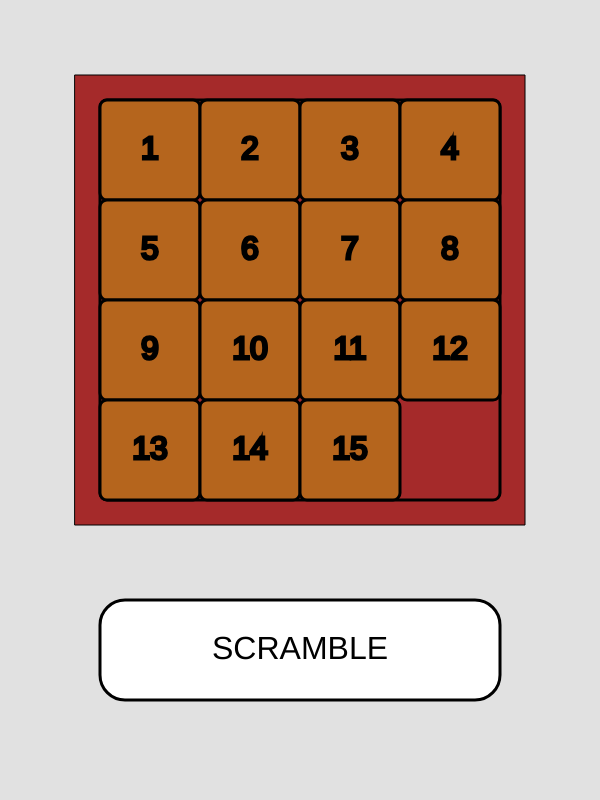
Frame 1 (no input)
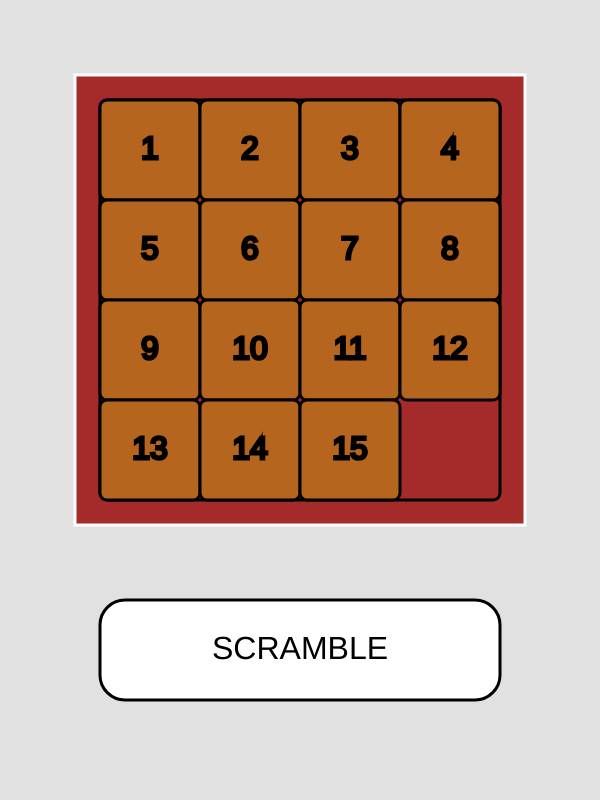
Frame 60 (no input)
Frame 120 (the mouse pressed at the canvas centre since frame 60): identical to frame 60, image omitted

The p5.js sketch that drew these frames (run headless with seeded random() and noise() and a simulated clock; from frame 60 on, the mouse is pressed at the canvas centre):

// p5.js sketch
// ── sketch.js
let numbers = [["1", "2", "3", "4"],
               ["5", "6", "7", "8"],
               ["9", "10", "11", "12"],
               ["13", "14", "15", ""]];
// "" NOT " "

function setup() {
  createCanvas(600, 800);
  textSize(32);

  // I'm adding this, dont worry about it
  textAlign(CENTER, CENTER);
  console.log("Stewart is Awesome!");
}

function draw() {
  background(225);

  fill(165, 42, 42);
  rect(75, 75, 450, 450);
  strokeWeight(3);
  
  stroke(0);
  rect(100, 100, 400, 400, 7);
  fill(255);
  for (var row = 0; row < 4; row++) {
    for (var col = 0; col < 4; col++) {
      stroke(0);
      fill(181, 101, 29);
      if (numbers[row][col] != "") {
        rect(100 + 100*col, 100 + 100*row, 100, 100, 7);
      }
      fill(0);
      text(numbers[row][col], 150 + 100*col, 150 + 100*row);
    }
  }

  // last number is smoothness
  stroke(0);
  fill(255);
  rect(100, 600, 400, 100, 25);
  fill(0);
  stroke(255);
  text("SCRAMBLE", 300, 650);
}

function mouseClicked() {
  if (mouseX > 100 && mouseX < 400 && mouseY > 600 && mouseY < 700) {
    scramble()
  }

  if (mouseX > 99 && mouseX < 501 && mouseY > 99 && mouseY < 501) {
    var col = floor(mouseX / 100) - 1;
    var row = floor(mouseY / 100) - 1;

    slide(row, col);
  }
}

function slide(row, col) {
  // check left
  if(col > 0 && numbers[row][col - 1] == "") {
    numbers[row][col - 1] = numbers[row][col];
    numbers[row][col] = "";
  }

  // check right
  if(col < 3 && numbers[row][col + 1] == "") {
    numbers[row][col + 1] = numbers[row][col];
    numbers[row][col] = "";
  }

  // check up
  if(row > 0 && numbers[row - 1][col] == "") {
    numbers[row - 1][col] = numbers[row][col];
    numbers[row][col] = "";
  }

  // check down
  if(row < 3 && numbers[row + 1][col] == "") {
    numbers[row + 1][col] = numbers[row][col];
    numbers[row][col] = "";
  }
}

function scramble() {
  for (var cnt = 1; cnt <= 10000; cnt++) {
    row = floor(random(4));
    // returns a random number between 0 and 4, 0 included, 4 not

    col = floor(random(4));
    slide(row, col);
  }
}
